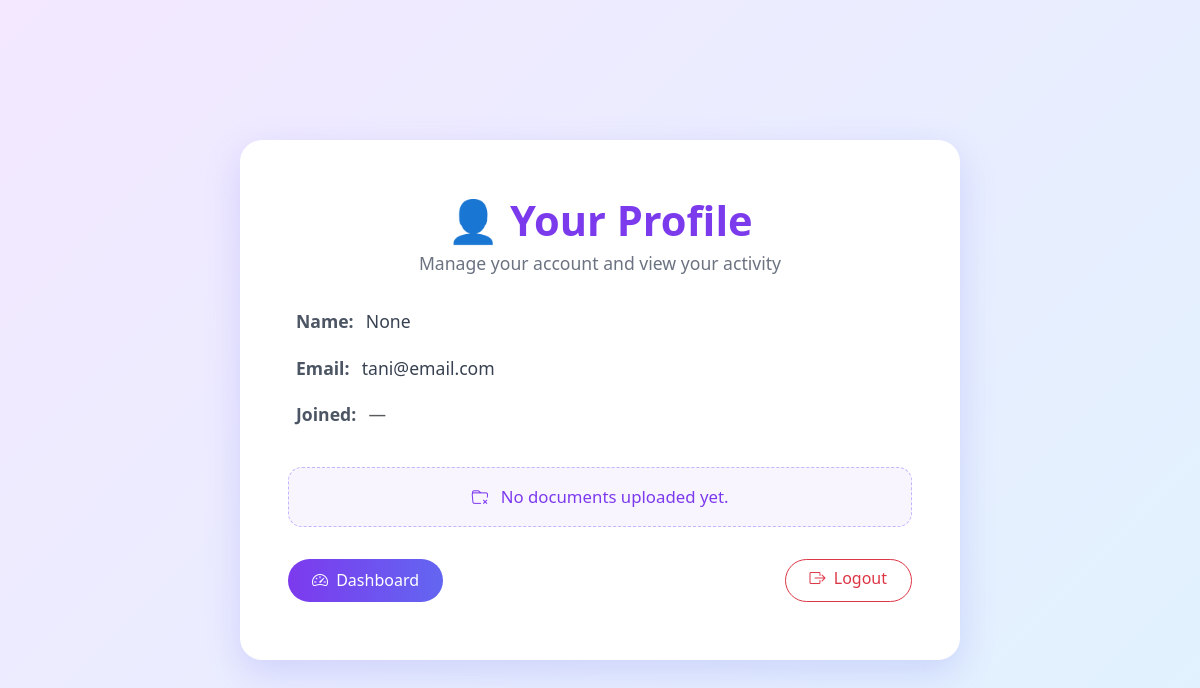
/profile (signed in), run on an earlier commit of the app's database.
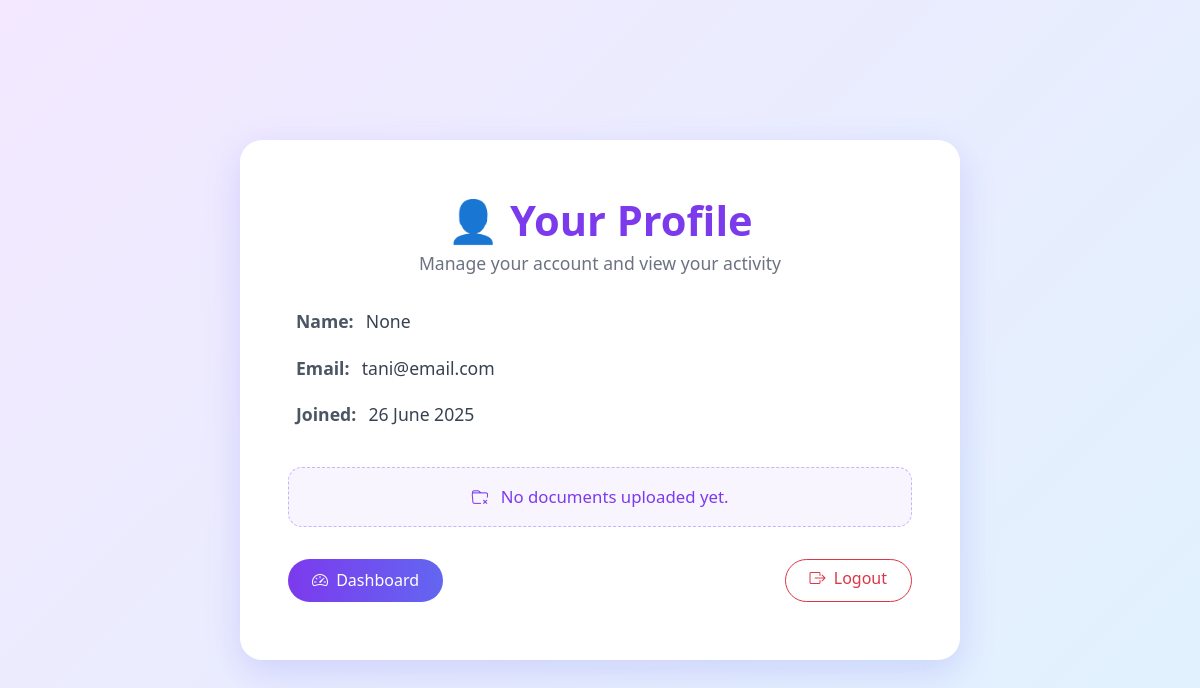
And on a later commit of the database.
### models.py (models this page shows)
class User(UserMixin, db.Model):
    __tablename__ = 'user'
    __table_args__ = {'extend_existing': True}
    id = db.Column(db.Integer, primary_key=True)
    name = db.Column(db.String(100), nullable=True)
    username = db.Column(db.String(80), unique=True, nullable=False)
    email = db.Column(db.String(120), unique=True, nullable=False)
    password = db.Column(db.String(200), nullable=False)
    joined = db.Column(db.DateTime, default=datetime.utcnow)
    translations = db.relationship('Translation', backref='user', lazy=True)

### app.py (the view)
@app.route("/profile")
@login_required
def profile():
    documents = Translation.query.filter_by(user_id=current_user.id).all()
    return render_template("profile.html", user=current_user, documents=documents)

### models.py (called while the page is built)
@login_manager.user_loader
def load_user(user_id):
    return db.session.get(User, int(user_id))

### templates/profile.html (shortened to what this page needs)
<!DOCTYPE html>
<html lang="en">
<head>
  <link rel="stylesheet" href="https://cdn.jsdelivr.net/npm/bootstrap@5.3.3/dist/css/bootstrap.min.css" />
  <link rel="stylesheet" href="https://cdn.jsdelivr.net/npm/bootstrap-icons@1.10.5/font/bootstrap-icons.css" />
</head>
<body>
  <div class="profile-wrapper">
    <div class="profile-card">
      <div class="profile-header">
        <h1>👤 Your Profile</h1>
        <p>Manage your account and view your activity</p>
      </div>
      <div class="profile-info">
        <div class="mb-3">
          <span class="label">Name:</span>
          <span class="value">{{ current_user.name }}</span>
        </div>
        <div class="mb-3">
          <span class="label">Email:</span>
          <span class="value">{{ current_user.email }}</span>
        </div>
        <div class="mb-3">
          <span class="label">Joined:</span>
          <span class="value">
            {% if current_user.joined %}
              {{ current_user.joined.strftime('%d %B %Y') }}
            {% else %}
              <span class="text-muted">—</span>
            {% endif %}
          </span>
        </div>
      </div>
      <div class="doc-placeholder">
        <i class="bi bi-folder-x me-2"></i> No documents uploaded yet.
      </div>
      <div class="d-flex justify-content-between">
        <a href="{{ url_for('dashboard') }}" class="btn btn-purple px-4 rounded-pill">
          <i class="bi bi-speedometer2 me-1"></i> Dashboard
        </a>
        <a href="{{ url_for('logout') }}" class="btn btn-outline-danger px-4 rounded-pill">
          <i class="bi bi-box-arrow-right me-1"></i> Logout
        </a>
      </div>
    </div>
  </div>
</body>
</html>

### templates/profile.html (style rules this page uses)
body { background: linear-gradient(135deg, #f3e8ff, #e0f2fe); font-family: 'Segoe UI', sans-serif; }
.profile-wrapper { min-height: 100vh; display: flex; align-items: center; justify-content: center; padding: 2rem; }
.profile-card { background: #ffffff; padding: 3.5rem 3rem 3rem; border-radius: 22px; box-shadow: 0 12px 36px rgba(99, 102, 241, 0.2); max-width: 720px; min-height: 520px; width: 100%; transition: all 0.3s ease; }
.profile-header { text-align: center; margin-bottom: 2rem; }
.profile-header h1 { font-size: 2.6rem; font-weight: 700; color: #7c3aed; margin-bottom: 0.25rem; }
.profile-header p { color: #6b7280; font-size: 1.1rem; margin: 0; }
.profile-info { margin-bottom: 2.5rem; padding: 0 0.5rem; }
.profile-info .mb-3 { margin-bottom: 1.25rem !important; }
.profile-info .label { font-weight: 600; color: #4b5563; font-size: 1.1rem; }
.profile-info .value { color: #374151; font-size: 1.1rem; display: inline-block; margin-left: 0.5rem; }
.doc-placeholder { background-color: #f9f5ff; border: 1px dashed #c4b5fd; padding: 1rem 1.5rem; border-radius: 14px; text-align: center; color: #7c3aed; font-size: 1.05rem; margin-bottom: 2rem; }
.btn-purple { background: linear-gradient(to right, #7c3aed, #6366f1); border: none; color: white; font-size: 1rem; padding: 0.6rem 1.5rem; }

What changed in the data, as far as the page shows it:
changed User "None": joined (not shown) → "26 June 2025"
